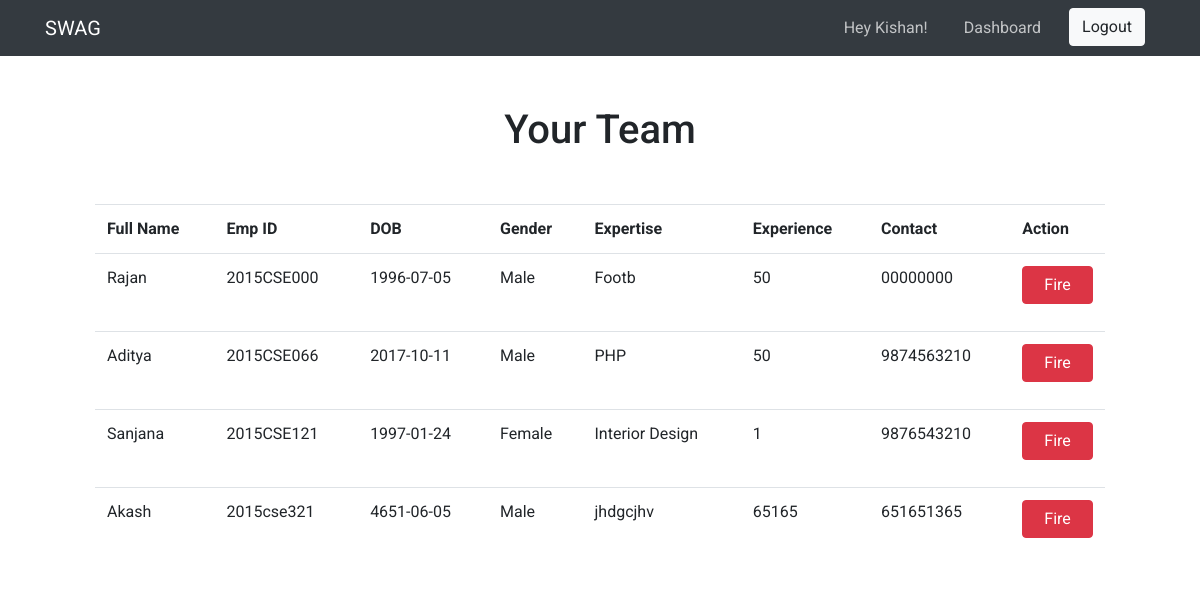
Page /show-members.php (signed in) on the committed database.
### tables this page shows
CREATE TABLE `employee` (
  `fullname` varchar(50) NOT NULL,
  `empid` varchar(50) NOT NULL,
  `dob` varchar(50) NOT NULL,
  `gender` varchar(20) NOT NULL,
  `expert` varchar(50) NOT NULL,
  `experience` int(20) NOT NULL,
  `contact` varchar(20) NOT NULL
);

### show-members.php (the view, shortened to what this page needs)
<!DOCTYPE html>
<html lang="en">
  <head>
    <link rel="stylesheet" href="https://maxcdn.bootstrapcdn.com/bootstrap/4.0.0-beta/css/bootstrap.min.css">
    <link rel="stylesheet" href="style.css" type="text/css">
  </head>
  <body>
      <?php
          include("session.php");
    $sql = "select * from employee ORDER by empid";
    $result = mysqli_query($db,$sql) or die ("VERY BAD");
    ?>
    <nav class="navbar navbar-expand-lg navbar-dark bg-dark">
      <div class="container">
        <a class="navbar-brand" href="index.html">SWAG</a>
        <div class="collapse navbar-collapse" id="navbarSupportedContent">
          <ul class="navbar-nav ml-auto">
            <li class="nav-item">
              <a class="nav-link" href="profile.php">Hey <?php echo $_SESSION["theuser"]; ?>!</a>
            </li>
            <li class="nav-item">
              <a class="nav-link" href="admin-dash.php">Dashboard</a>
            </li>
            <li class="nav-item">
              <a href="logout.php"><button type="button" class="btn btn-light">Logout</button></a>
            </li>
          </ul>
        </div>
      </div>
    </nav>
    <div class="container">
      <div class="admin-dash">
        <h1>Your Team</h1>
        <div class="row">
          <div class="col-md-12">
            <table class="table">
              <tr>
                <th>Full Name</th>
                <th>Emp ID</th>
                <th>DOB</th>
                <th>Gender</th>
                <th>Expertise</th>
                <th>Experience</th>
                <th>Contact</th>
                <th>Action</th>
              </tr>
            <?php
                while($row = mysqli_fetch_array($result))
                {
                  echo "<tr>";
                  echo "<td>".$row['fullname']."</td>";
                  echo "<td>".$row['empid']."</td>";
                  echo "<td>".$row['dob']."</td>";
                  echo "<td>".$row['gender']."</td>";
                  echo "<td>".$row['expert']."</td>";
                  echo "<td>".$row['experience']."</td>";
                  echo "<td>".$row['contact']."</td>";
                  echo "<td><a href='fire.php?fire=".$row['fullname']."'><button class='btn btn-danger'>Fire</button></td></a>";
                  echo "</tr>";
                }
                ?>
            </table>
          </div>
        </div>
      </div>
    </div>
  </body>
</html>

### style.css (style rules this page uses)
body { font-family: 'Roboto', sans-serif; }
.nav-item { padding: 0px 10px; }
.navbar-dark .navbar-nav .nav-link { color: rgba(255, 255, 255, 0.7); }
.admin-dash { padding: 50px; }
.admin-dash h1 { text-align: center; margin-bottom: 50px; }
.admin-dash button { width: 100%; margin-bottom: 15px; }

### rows in the picture
employee: fullname "Rajan", empid "2015CSE000", dob "1996-07-05", gender "Male", expert "Footb", experience "50", contact "00000000"
employee: fullname "Aditya", empid "2015CSE066", dob "2017-10-11", gender "Male", expert "PHP", experience "50", contact "9874563210"
employee: fullname "Sanjana", empid "2015CSE121", dob "1997-01-24", gender "Female", expert "Interior Design", experience "1", contact "9876543210"
employee: fullname "Akash", empid "2015cse321", dob "4651-06-05", gender "Male", expert "jhdgcjhv", experience "65165", contact "651651365"

### other values in the picture
$_SESSION["theuser"] "Kishan"
